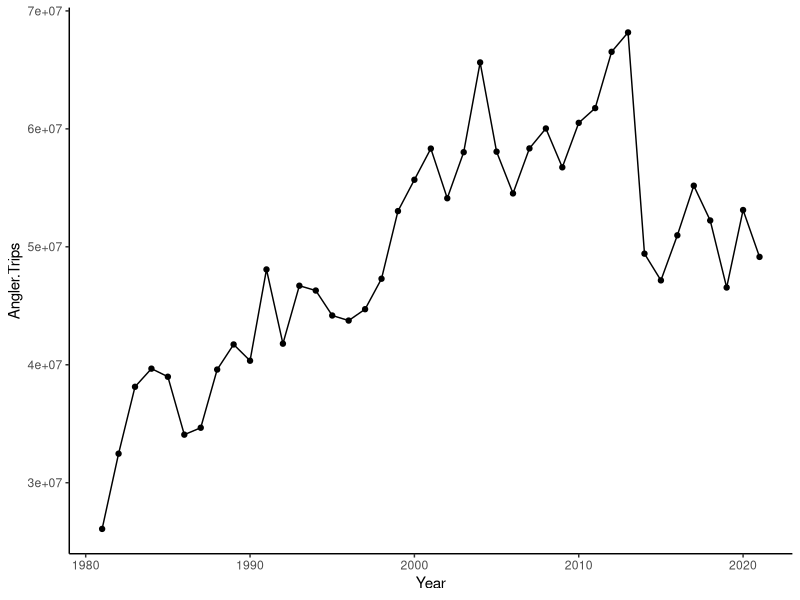

Write R code to recreate this figure.
## ---- chunk 1
dat = read.csv("Data/mrip_effort_series_1981_2022_annual_GOM_allmodes_allareas.csv")
head(dat)

# remove year 2022 because preliminary
dat = subset(dat, dat$Estimate.Status == "FINAL")

## ---- chunk 2
#| message: false
library(tidyverse)

ggplot(dat, aes(x=Year, y=Angler.Trips)) +
  geom_point() +
  geom_line() +
  theme_classic()
